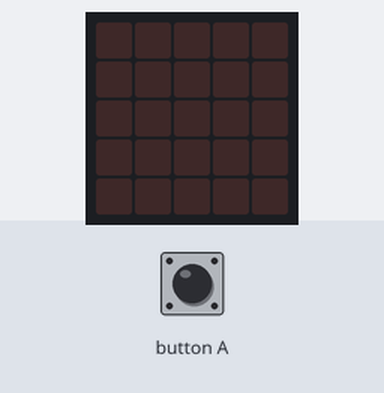
Bench run of a program on a simulated Calliope mini (MakeCode). On the bench: the board's 5×5 LED display. Inputs (shaded band) come from the test bench.

Above: at 1.2 s.
1.3 s: button A pressed for 3.2 s
At 1.6 s:
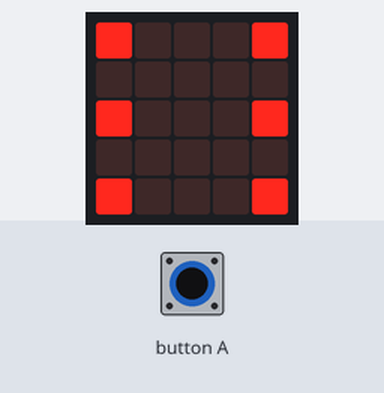
Timing chart, 0 to 4.3 s (numbered marks = the images above; inputs shaded):
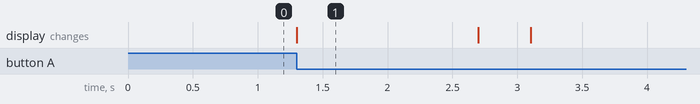

Measured:
- after the input at 1.3 s, the display: changes at once (image 1)
- what the display in image 1 shows lasts 1.4 s, from 1.3 s to 2.7 s

The program:

main.ts
```typescript
while (true) {
    if (input.buttonIsPressed(Button.A)) {
        basic.showLeds(`
            # . . . #
            . . . . .
            # . . . #
            . . . . .
            # . . . #
            `)
        basic.pause(1000)
        basic.showLeds(`
            . . . . .
            . . . . .
            . . . . .
            . . . . .
            . . . . .
            `)
    }
}
```

test.ts
```typescript
// Hier kann man Tests durchführen; diese Datei wird nicht kompiliert, wenn dieses Paket als Erweiterung verwendet wird.
```
